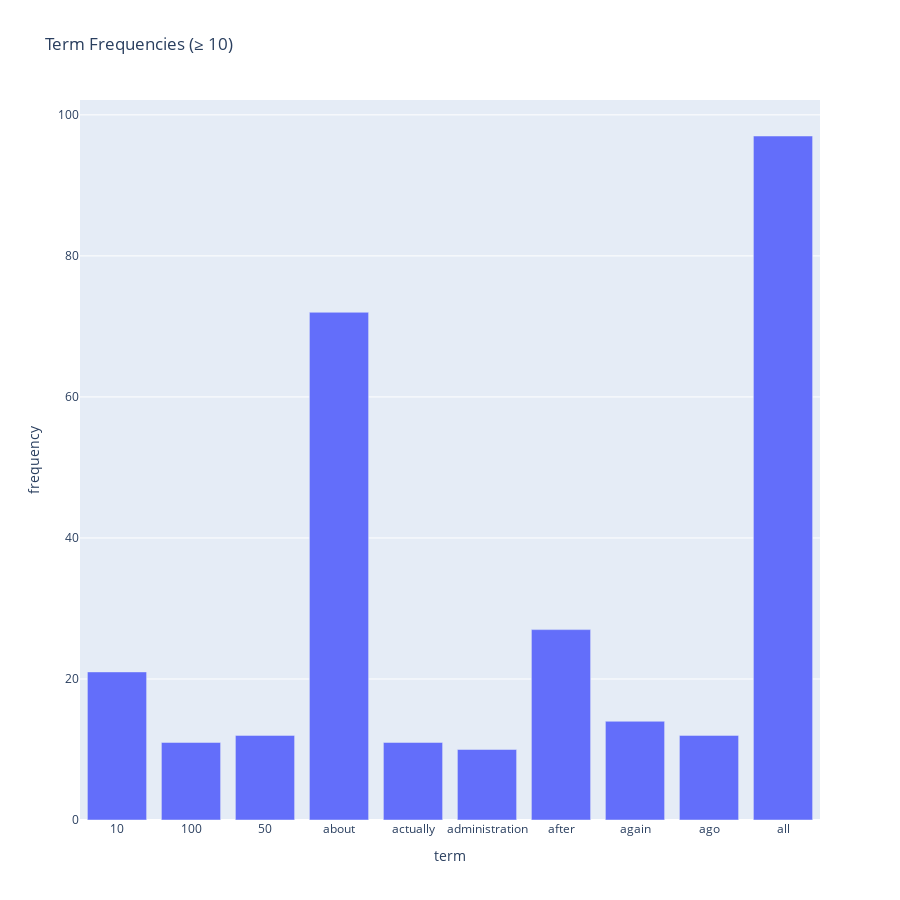

Notebook source saved alongside this figure:
### Code cell
#Excercise 13
min_freq = 10   #自訂頻率門檻
df_fr = df[df["frequency"] >= min_freq].copy() #刪除頻率過低的詞彙

fig = px.bar(
    df_fr,
    x="term", y="frequency",
    title=f"Term Frequencies (≥ {min_freq}) "
)

fig.update_layout(height=900)

fig.show()

### Figure 1 — Plotly figure (JSON) as saved in the notebook; plotly's stock layout.template omitted (floating-point values rounded to 4 significant figures)
{"data": [{"hovertemplate": "term=%{x}<br>frequency=%{y}<extra></extra>", "legendgroup": "", "marker": {"color": "#636efa", "pattern": {"shape": ""}}, "name": "", "orientation": "v", "showlegend": false, "textposition": "auto", "type": "bar", "x": ["10", "100", "50", "about", "actually", "administration", "after", "again", "ago", "all"], "xaxis": "x", "y": [21, 11, 12, 72, 11, 10, 27, 14, 12, 97], "yaxis": "y"}], "layout": {"barmode": "relative", "height": 900, "legend": {"tracegroupgap": 0}, "title": {"text": "Term Frequencies (≥ 10) "}, "xaxis": {"anchor": "y", "domain": [0, 1], "title": {"text": "term"}}, "yaxis": {"anchor": "x", "domain": [0, 1], "title": {"text": "frequency"}}}}
